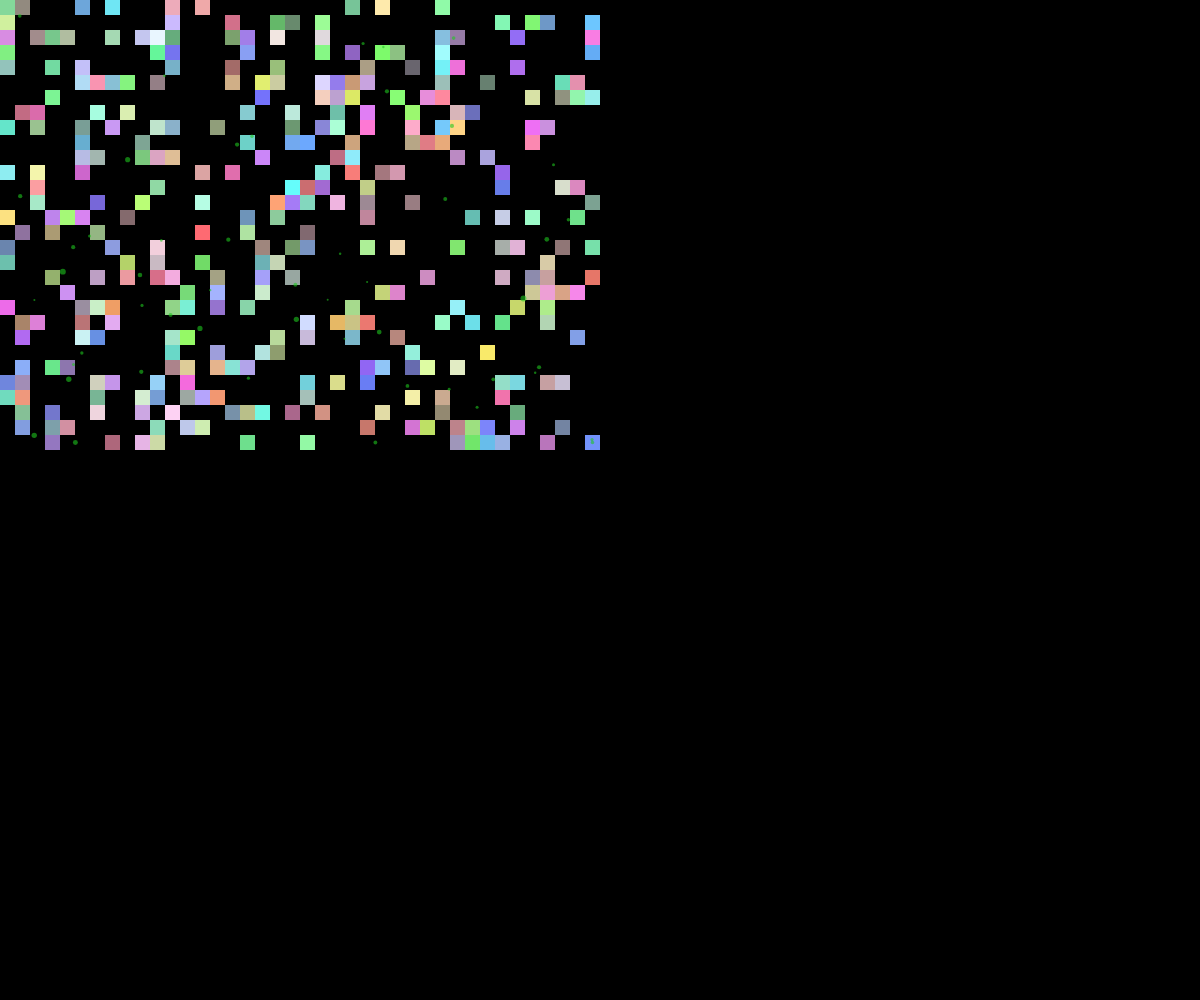
Frame 1 (no input)
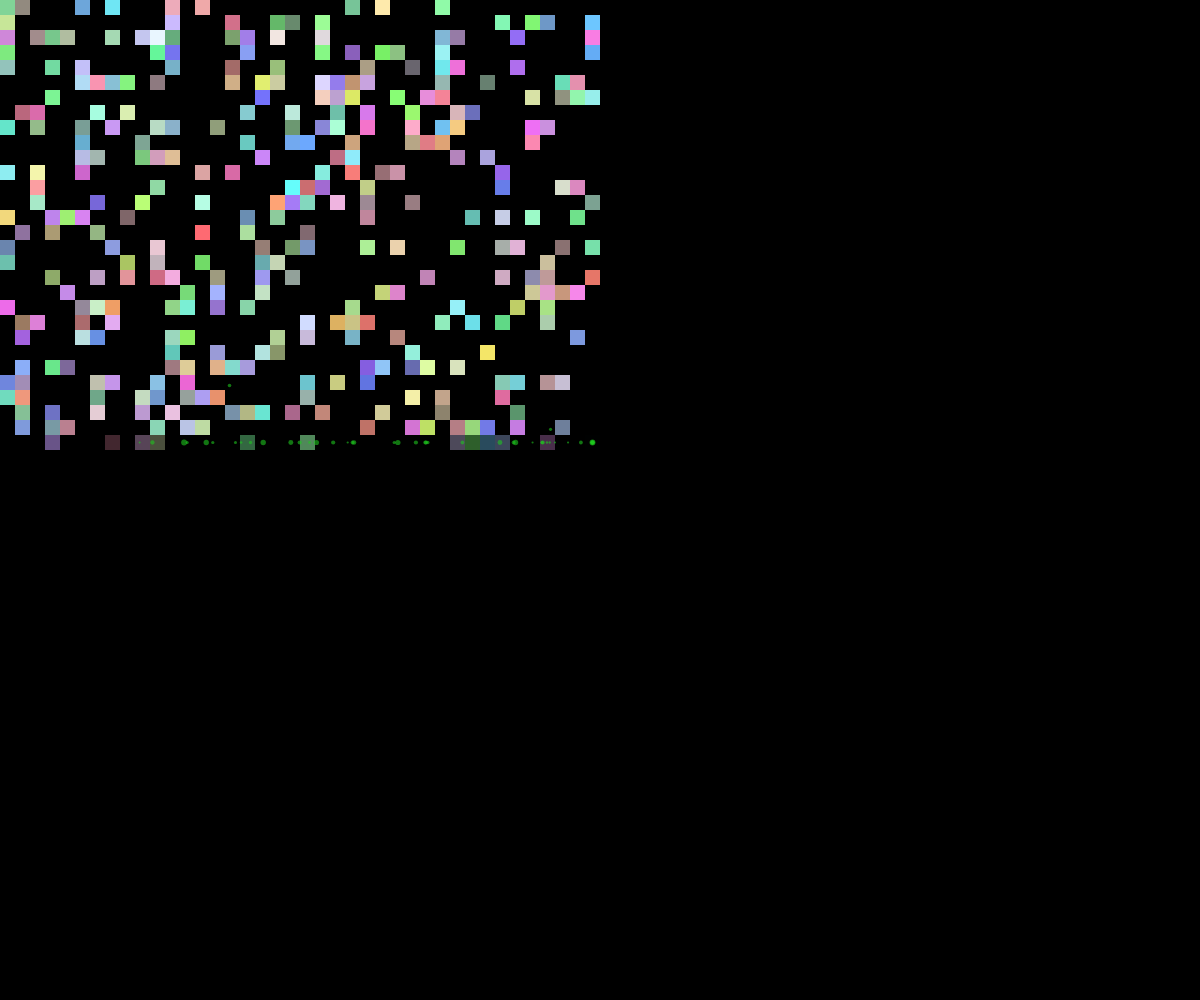
Frame 60 (no input)
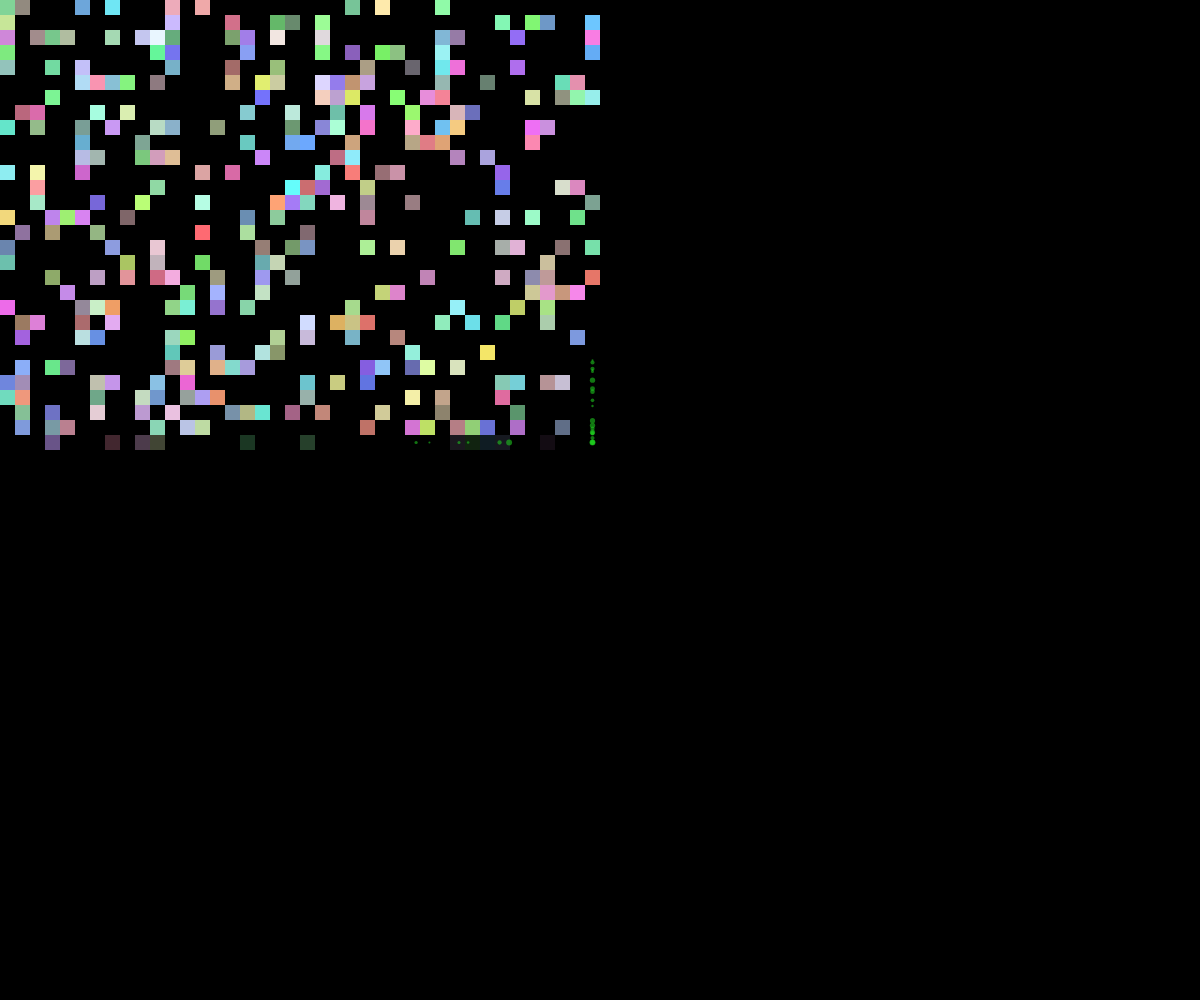
Frame 120 (the mouse pressed at the canvas centre since frame 60)

The p5.js sketch that drew these frames (run headless with seeded random() and noise() and a simulated clock; from frame 60 on, the mouse is pressed at the canvas centre):

// p5.js sketch
// ── sketch.js
let grid = [];
const cols = 40;
const rows = 30;
const cellSize = 15;
let moss = [];

function setup() {
  createCanvas(windowWidth, windowHeight);
  pixelDensity(1);

  // Initialize grid with bright pixels
  for (let y = 0; y < rows; y++) {
    grid[y] = [];
    for (let x = 0; x < cols; x++) {
      if (random() > 0.7) {
        grid[y][x] = color(
          random(100, 255),
          random(100, 255),
          random(100, 255)
        );
      } else {
        grid[y][x] = color(0);
      }
    }
  }

  // Initialize moss
  for (let i = 0; i < 50; i++) {
    moss.push({
      x: random(cols),
      y: random(rows),
      size: random(1, 3),
      speed: random(0.005, 0.02),
      age: 0,
      maxAge: random(200, 500)
    });
  }
}

function draw() {
  background(0);

  // Draw grid
  for (let y = 0; y < rows; y++) {
    for (let x = 0; x < cols; x++) {
      if (grid[y][x] !== color(0)) {
        fill(grid[y][x]);
        noStroke();
        rect(x * cellSize, y * cellSize, cellSize, cellSize);
      }
    }
  }

  // Update and draw moss
  for (let i = 0; i < moss.length; i++) {
    let m = moss[i];
    
    // Grow moss
    m.age += 1;
    if (m.age > m.maxAge) {
      m.age = 0;
      m.x = random(cols);
      m.y = random(rows);
    }

    // Apply some randomness to movement
    m.x += sin(frameCount * m.speed) * 0.5;
    m.y += cos(frameCount * m.speed) * 0.5;

    // Keep within bounds
    m.x = constrain(m.x, 0, cols - 1);
    m.y = constrain(m.y, 0, rows - 1);

    // Draw moss
    noStroke();
    fill(30, 200, 30, 150);
    ellipse(
      m.x * cellSize + cellSize / 2,
      m.y * cellSize + cellSize / 2,
      m.size * 2,
      m.size * 2
    );

    // Fade out underlying pixel
    let gridX = floor(m.x);
    let gridY = floor(m.y);
    if (gridX >= 0 && gridX < cols && gridY >= 0 && gridY < rows) {
      let c = grid[gridY][gridX];
      if (c !== color(0)) {
        let r = red(c);
        let g = green(c);
        let b = blue(c);
        // Fade the pixel
        grid[gridY][gridX] = color(r * 0.98, g * 0.98, b * 0.98);
      }
    }
  }
}

function windowResized() {
  resizeCanvas(windowWidth, windowHeight);
}
